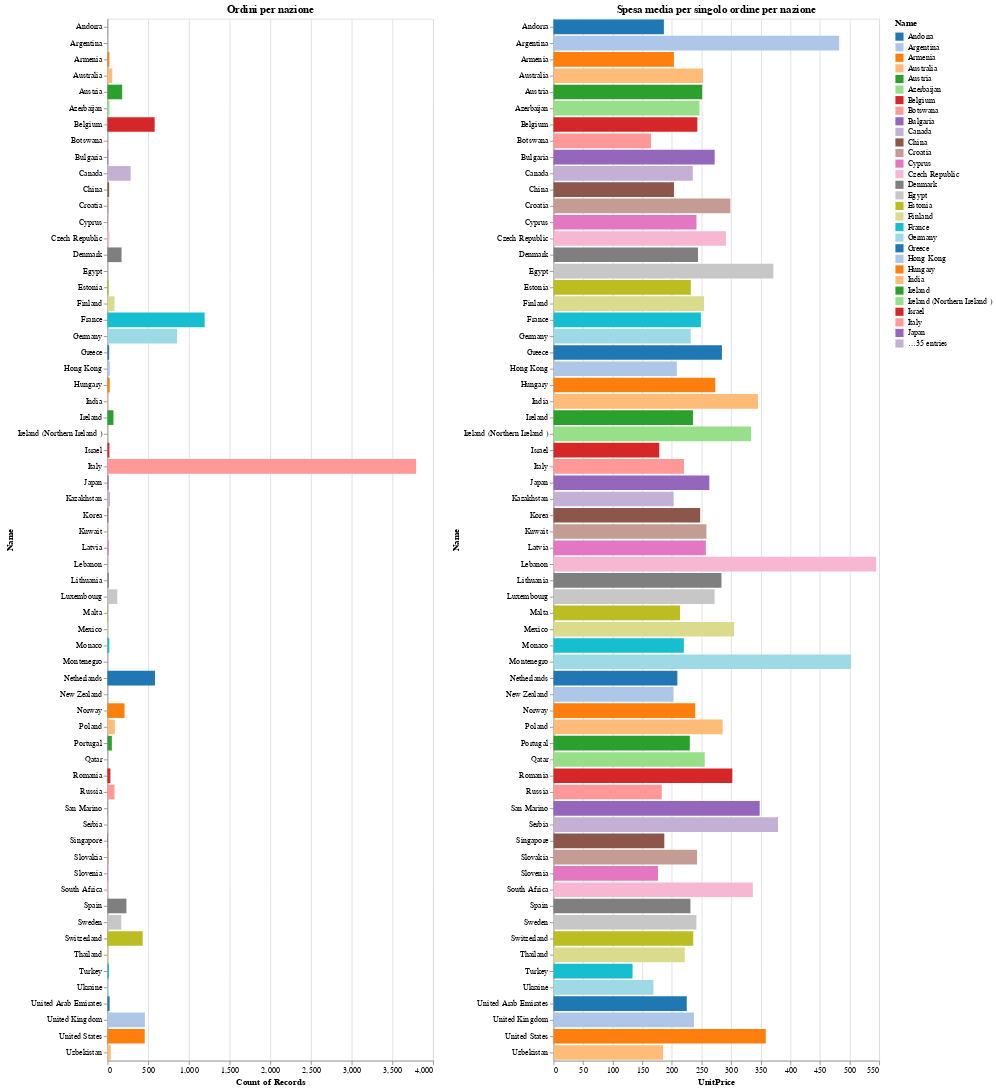

Notebook code for this chart:
### Code cell
nations_filter = alt.selection_multi(fields=["Country"])
nations_chart = alt.Chart(orders).mark_bar().encode(
    x="count()",
    y=alt.Y("Country:N"),
    color=alt.condition(nations_filter,
        alt.Color("Name:N", scale=alt.Scale(scheme='category20')),
        alt.value("lightgray")),
).properties(title='Ordini per nazione',selection=nations_filter)
nations_chart_mean_expense = alt.Chart(mean_order_per_country).mark_bar().encode(
    x="UnitPrice:Q",
    y=alt.Y("Country:N"),
    color=alt.condition(nations_filter,
        alt.Color("Country:N", scale=alt.Scale(scheme='category20')),
        alt.value("lightgray")),
).properties(title='Spesa media per singolo ordine per nazione',selection=nations_filter)
alt.hconcat(nations_chart,nations_chart_mean_expense)

### Figure 1 — Vega-Lite specification as saved in the notebook (floating-point values rounded to 4 significant figures; data arrays with more than 128 entries replaced by an {"elided": "..."} marker saying what was removed)
{"config": {"view": {"continuousWidth": 400, "continuousHeight": 300}}, "hconcat": [{"data": {"name": "data-3fdbc810d8cbe07818ffc8b4b152f675"}, "mark": "bar", "encoding": {"color": {"condition": {"field": "Name", "scale": {"scheme": "category20"}, "type": "nominal", "selection": "selector001"}, "value": "lightgray"}, "x": {"aggregate": "count", "type": "quantitative"}, "y": {"field": "Name", "type": "nominal"}}, "selection": {"selector001": {"type": "multi", "fields": ["Name"]}}, "title": "Ordini per nazione"}, {"data": {"name": "data-497b94eb844d4238dbfcac4d12a546dc"}, "mark": "bar", "encoding": {"color": {"condition": {"field": "Name", "scale": {"scheme": "category20"}, "type": "nominal", "selection": "selector001"}, "value": "lightgray"}, "x": {"field": "UnitPrice", "type": "quantitative"}, "y": {"field": "Name", "type": "nominal"}}, "selection": {"selector001": {"type": "multi", "fields": ["Name"]}}, "title": "Spesa media per singolo ordine per nazione"}], "$schema": "https://vega.github.io/schema/vega-lite/v4.17.0.json", "datasets": {"data-3fdbc810d8cbe07818ffc8b4b152f675": {"elided": "10777 records"}, "data-497b94eb844d4238dbfcac4d12a546dc": [{"Name": "Andorra", "UnitPrice": 186.4}, {"Name": "Argentina", "UnitPrice": 482.5}, {"Name": "Armenia", "UnitPrice": 203.4}, {"Name": "Australia", "UnitPrice": 252.5}, {"Name": "Austria", "UnitPrice": 251.1}, {"Name": "Azerbaijan", "UnitPrice": 246.6}, {"Name": "Belgium", "UnitPrice": 242.9}, {"Name": "Botswana", "UnitPrice": 164.6}, {"Name": "Bulgaria", "UnitPrice": 272.2}, {"Name": "Canada", "UnitPrice": 235.3}, {"Name": "China", "UnitPrice": 203.4}, {"Name": "Croatia", "UnitPrice": 298.7}, {"Name": "Cyprus", "UnitPrice": 241.5}, {"Name": "Czech Republic", "UnitPrice": 291.2}, {"Name": "Denmark", "UnitPrice": 244.0}, {"Name": "Egypt", "UnitPrice": 371.4}, {"Name": "Estonia", "UnitPrice": 232.0}, {"Name": "Finland", "UnitPrice": 254.4}, {"Name": "France", "UnitPrice": 248.9}, {"Name": "Germany", "UnitPrice": 231.8}, {"Name": "Greece", "UnitPrice": 284.5}, {"Name": "Hong Kong", "UnitPrice": 208.3}, {"Name": "Hungary", "UnitPrice": 273.3}, {"Name": "India", "UnitPrice": 345.4}, {"Name": "Ireland", "UnitPrice": 235.5}, {"Name": "Ireland (Northern Ireland )", "UnitPrice": 333.8}, {"Name": "Israel", "UnitPrice": 178.6}, {"Name": "Italy", "UnitPrice": 220.4}, {"Name": "Japan", "UnitPrice": 263.2}, {"Name": "Kazakhstan", "UnitPrice": 202.9}, {"Name": "Korea", "UnitPrice": 247.7}, {"Name": "Kuwait", "UnitPrice": 258.3}, {"Name": "Latvia", "UnitPrice": 257.3}, {"Name": "Lebanon", "UnitPrice": 545.0}, {"Name": "Lithuania", "UnitPrice": 283.7}, {"Name": "Luxembourg", "UnitPrice": 272.1}, {"Name": "Malta", "UnitPrice": 213.8}, {"Name": "Mexico", "UnitPrice": 305.0}, {"Name": "Monaco", "UnitPrice": 220.2}, {"Name": "Montenegro", "UnitPrice": 502.7}, {"Name": "Netherlands", "UnitPrice": 209.2}, {"Name": "New Zealand", "UnitPrice": 202.8}, {"Name": "Norway", "UnitPrice": 239.4}, {"Name": "Poland", "UnitPrice": 285.8}, {"Name": "Portugal", "UnitPrice": 230.3}, {"Name": "Qatar", "UnitPrice": 255.5}, {"Name": "Romania", "UnitPrice": 302.1}, {"Name": "Russia", "UnitPrice": 182.9}, {"Name": "San Marino", "UnitPrice": 348.2}, {"Name": "Serbia", "UnitPrice": 379.2}, {"Name": "Singapore", "UnitPrice": 187.1}, {"Name": "Slovakia", "UnitPrice": 242.5}, {"Name": "Slovenia", "UnitPrice": 176.4}, {"Name": "South Africa", "UnitPrice": 336.6}, {"Name": "Spain", "UnitPrice": 231.2}, {"Name": "Sweden", "UnitPrice": 241.4}, {"Name": "Switzerland", "UnitPrice": 236.0}, {"Name": "Thailand", "UnitPrice": 221.7}, {"Name": "Turkey", "UnitPrice": 133.5}, {"Name": "Ukraine", "UnitPrice": 168.9}, {"Name": "United Arab Emirates", "UnitPrice": 225.1}, {"Name": "United Kingdom", "UnitPrice": 237.1}, {"Name": "United States", "UnitPrice": 358.6}, {"Name": "Uzbekistan", "UnitPrice": 184.9}]}}
